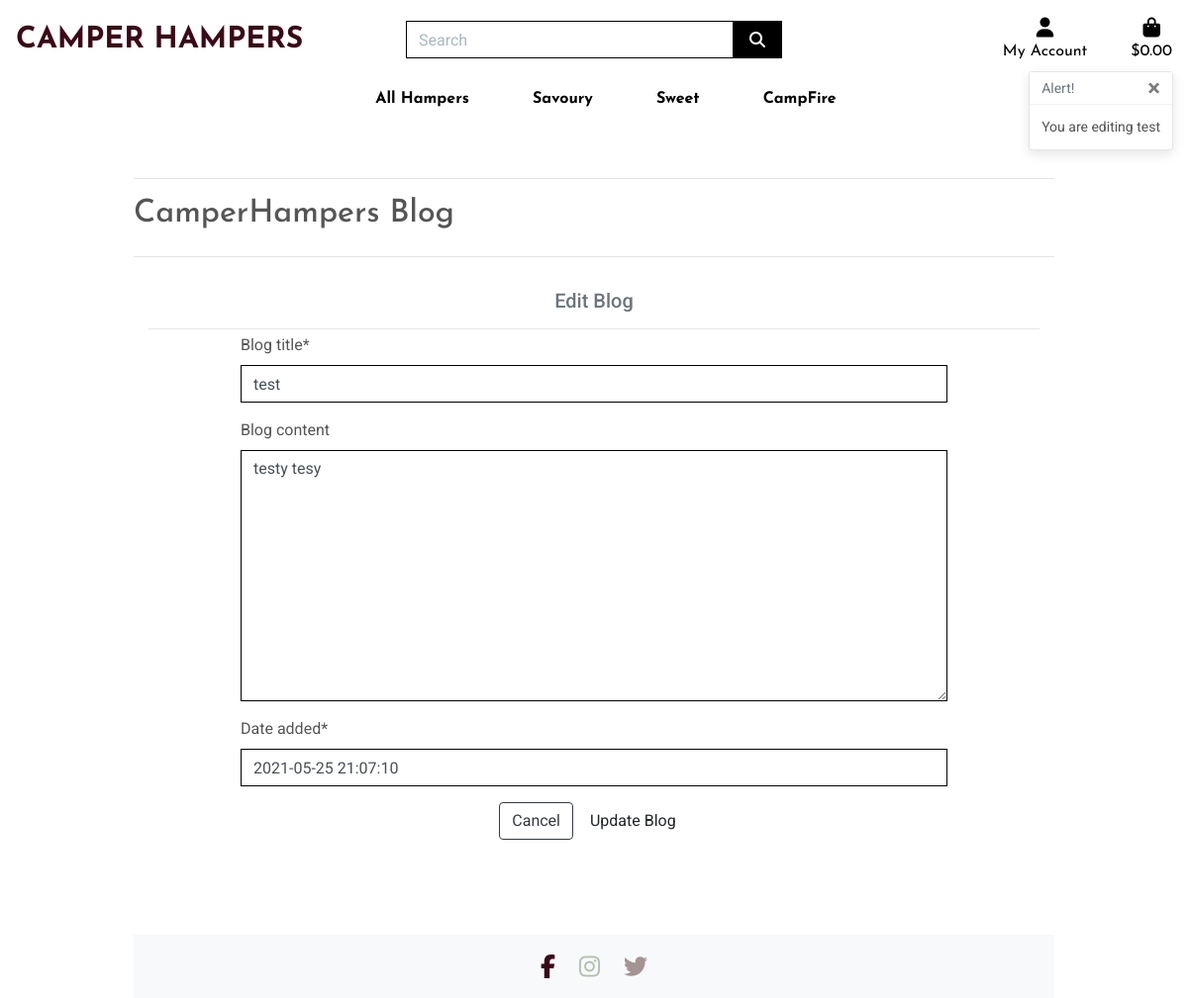
/blog/edit/2/ (signed in), run on the app's committed database.
### blog/models.py (models this page shows, shortened)
class OwnerBlog(models.Model):
    blog_title = models.CharField(max_length=254)
    blog_content = models.TextField(blank=True, null=True, default='')
    date_added = models.DateTimeField(default=timezone.now)
    class Meta:
        ordering = ['-date_added']

### blog/views.py (the view)
# urls.py: path('edit/<int:blog_id>/', views.edit_blog,
@login_required
def edit_blog(request, blog_id):
    if not request.user.is_superuser:
        messages.error(request, 'Sorry, only Camper Hampers owners can do that.')
        return redirect(reverse('blog'))
    blog = get_object_or_404(OwnerBlog, pk=blog_id)
    if request.method == 'POST':
        form = BlogForm(
            request.POST, request.FILES, instance=blog)
        if form.is_valid():
            form.save()
            messages.success(request, 'Successfully updated blog post!')
            return redirect(reverse('blog'))
        else:
            messages.error(request, 'Failed to update blog post. \
                                     Please ensure the form is valid.')
    else:
        form = BlogForm(instance=blog)
        messages.info(request, f'You are editing {blog.blog_title}')
    template = 'blog/edit_blog.html'
    context = {
        'form': form,
        'blog': blog,
    }
    return render(request, template, context)

### blog/forms.py
class BlogForm(forms.ModelForm):
    class Meta:
        model = OwnerBlog
        fields = ['blog_title', 'blog_content', 'date_added']
    def __init__(self, *args, **kwargs):
        super().__init__(*args, **kwargs)
        for field_name, field in self.fields.items():
            field.widget.attrs['class'] = 'border-black rounded-0'

### bag/contexts.py (called while the page is built, shortened)
def bag_contents(request):
    bag_items = []
    total = 0
    product_count = 0
    bag = request.session.get('bag', {})
    delivery = total * Decimal(settings.STANDARD_DELIVERY_PERCENTAGE / 100)
    grand_total = delivery + total
    context = {
        'bag_items': bag_items,
        'total': total,
        'product_count': product_count,
        'delivery': delivery,
        'grand_total': grand_total,
    }
    return context

### blog/templates/blog/edit_blog.html (shortened to what this page needs)
{% extends "base.html" %}
{% load static %}
{% block extra_css %}
    <link rel="stylesheet" href="{% static 'profiles/css/profile.css' %}">
{% endblock %}
{% block page_header %}
    <div class="container header-container">
    </div>
{% endblock %}
{% block content %}
<div class="container">
    <div class="row">
        <div class="col-12">
            <hr>
            <h2 class="logo-font mb-4">CamperHampers Blog</h2>
            <hr>
        </div>
    </div>
<div class="container-fluid">
    <div class="row">
        <div class="col text-center mt-3">
            <h5 class="text-muted">Edit Blog</h5>
            <hr class="w-100 mb-1">
        </div>
    </div>
</div>
<div class="container">
    <div class="row justify-content-md-center mb-5">
        <div class="col-12">
            <form method="POST" action="{% url 'edit_blog' blog.id %}" class="form mb-5" enctype="multipart/form-data">
                {{ form|crispy }}
                <div class="text-center">
                    <a href="{% url 'blog' %}" class="btn btn-outline-dark rounded-5">Cancel</a>
                    <button type="submit" class="btn form-button rounded-5">Update Blog</button>
                </div>
            </form>
        </div>
    </div>
</div>
{% endblock %}

### static/css/base.css (style rules this page uses)
html { height: 100%; }
body { background-size: cover; height: calc(100vh - 164px); color: #555; font-family: 'Roboto'; }
@media (min-width: 992px) { .header-container { padding-top: 164px; } }
.logo-font { font-family: 'Josefin Sans', sans-serif; }
.border-black { border: 1px solid black !important; }
@media (min-width: 1200px) { .container { max-width: 80%; } }

### data on the page
OwnerBlog: blog_title "test", blog_content "testy tesy", date_added "2021-05-25 21:07:10"

### other printed values
{{ message }} "You are editing test"
